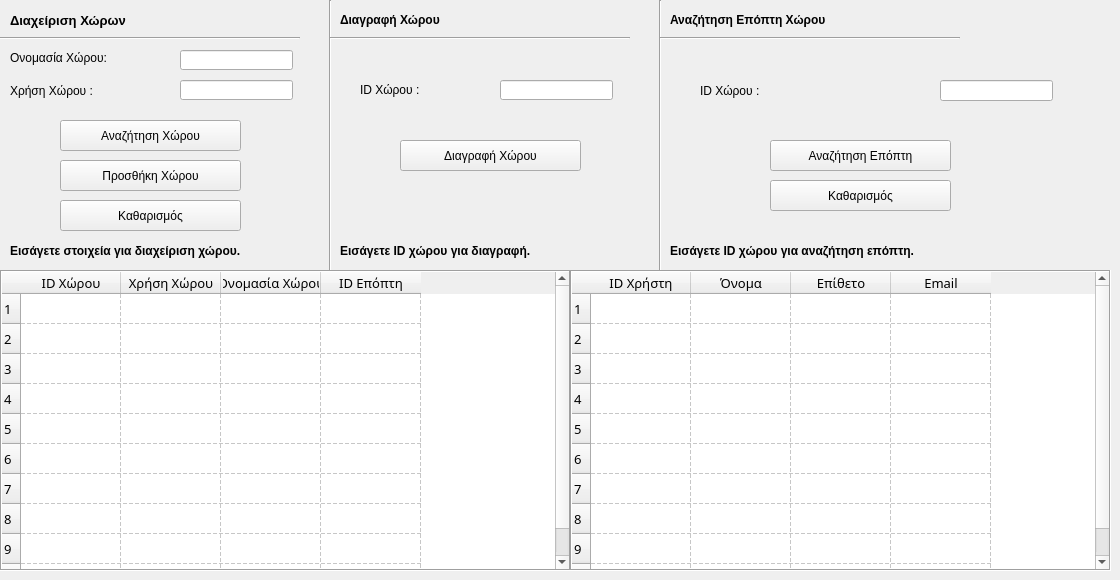
    <widget class="QWidget" name="areas">
     <attribute name="title">
      <string>Διαχείριση Χώρων</string>
     </attribute>
     <widget class="QTableWidget" name="areas_table">
      <property name="geometry">
       <rect>
        <x>0</x>
        <y>270</y>
        <width>571</width>
        <height>301</height>
       </rect>
      </property>
      <property name="sizePolicy">
       <sizepolicy hsizetype="Expanding" vsizetype="Expanding">
        <horstretch>0</horstretch>
        <verstretch>0</verstretch>
       </sizepolicy>
      </property>
      <property name="font">
       <font>
        <family>Myriad Pro Light</family>
        <pointsize>10</pointsize>
        <weight>50</weight>
        <bold>false</bold>
       </font>
      </property>
      <property name="focusPolicy">
       <enum>Qt::ClickFocus</enum>
      </property>
      <property name="frameShape">
       <enum>QFrame::Box</enum>
      </property>
      <property name="sizeAdjustPolicy">
       <enum>QAbstractScrollArea::AdjustToContents</enum>
      </property>
      <property name="autoScroll">
       <bool>false</bool>
      </property>
      <property name="editTriggers">
       <set>QAbstractItemView::NoEditTriggers</set>
      </property>
      <property name="selectionMode">
       <enum>QAbstractItemView::NoSelection</enum>
      </property>
      <property name="selectionBehavior">
       <enum>QAbstractItemView::SelectRows</enum>
      </property>
      <property name="showGrid">
       <bool>true</bool>
      </property>
      <property name="gridStyle">
       <enum>Qt::DashLine</enum>
      </property>
      <property name="wordWrap">
       <bool>true</bool>
      </property>
      <property name="rowCount">
       <number>10</number>
      </property>
      <row/>
      <row/>
      <row/>
      <row/>
      <row/>
      <row/>
      <row/>
      <row/>
      <row/>
      <row/>
      <column>
       <property name="text">
        <string>ID Χώρου</string>
       </property>
      </column>
      <column>
       <property name="text">
        <string>Χρήση Χώρου</string>
       </property>
      </column>
      <column>
       <property name="text">
        <string>Ονομασία Χώρου</string>
       </property>
      </column>
      <column>
       <property name="text">
        <string>ID Επόπτη</string>
       </property>
      </column>
     </widget>
     <widget class="QLabel" name="areas_management_label">
      <property name="geometry">
       <rect>
        <x>10</x>
        <y>10</y>
        <width>171</width>
        <height>20</height>
       </rect>
      </property>
      <property name="font">
       <font>
        <pointsize>10</pointsize>
        <weight>75</weight>
        <bold>true</bold>
        <underline>false</underline>
       </font>
      </property>
      <property name="text">
       <string>Διαχείριση Χώρων</string>
      </property>
     </widget>
     <widget class="Line" name="line_7">
      <property name="geometry">
       <rect>
        <x>0</x>
        <y>30</y>
        <width>300</width>
        <height>16</height>
       </rect>
      </property>
      <property name="orientation">
       <enum>Qt::Horizontal</enum>
      </property>
     </widget>
     <widget class="QLabel" name="areas_management_area_name_label">
      <property name="geometry">
       <rect>
        <x>10</x>
        <y>50</y>
        <width>151</width>
        <height>16</height>
       </rect>
      </property>
      <property name="text">
       <string>Ονομασία Χώρου:</string>
      </property>
     </widget>
     <widget class="QLabel" name="areas_management_useofarea_label">
      <property name="geometry">
       <rect>
        <x>10</x>
        <y>80</y>
        <width>121</width>
        <height>21</height>
       </rect>
      </property>
      <property name="text">
       <string>Χρήση Χώρου :</string>
      </property>
     </widget>
     <widget class="QLabel" name="label_3">
      <property name="geometry">
       <rect>
        <x>10</x>
        <y>100</y>
        <width>47</width>
        <height>13</height>
       </rect>
      </property>
      <property name="text">
       <string/>
      </property>
     </widget>
     <widget class="QLineEdit" name="areas_management_area_name_input">
      <property name="geometry">
       <rect>
        <x>180</x>
        <y>50</y>
        <width>113</width>
        <height>20</height>
       </rect>
      </property>
     </widget>
     <widget class="QLineEdit" name="areas_management_area_use_input">
      <property name="geometry">
       <rect>
        <x>180</x>
        <y>80</y>
        <width>113</width>
        <height>20</height>
       </rect>
      </property>
     </widget>
     <widget class="QPushButton" name="areas_search_button">
      <property name="geometry">
       <rect>
        <x>60</x>
        <y>120</y>
        <width>181</width>
        <height>31</height>
       </rect>
      </property>
      <property name="text">
       <string>Αναζήτηση Χώρου</string>
      </property>
     </widget>
     <widget class="QPushButton" name="areas_insert_button">
      <property name="geometry">
       <rect>
        <x>60</x>
        <y>160</y>
        <width>181</width>
        <height>31</height>
       </rect>
      </property>
      <property name="text">
       <string>Προσθήκη Χώρου</string>
      </property>
     </widget>
     <widget class="QLabel" name="area_delete_label">
      <property name="geometry">
       <rect>
        <x>340</x>
        <y>10</y>
        <width>321</width>
        <height>20</height>
       </rect>
      </property>
      <property name="font">
       <font>
        <weight>75</weight>
        <bold>true</bold>
       </font>
      </property>
      <property name="text">
       <string>Διαγραφή Χώρου</string>
      </property>
     </widget>
     <widget class="Line" name="line_8">
      <property name="geometry">
       <rect>
        <x>320</x>
        <y>0</y>
        <width>20</width>
        <height>271</height>
       </rect>
      </property>
      <property name="orientation">
       <enum>Qt::Vertical</enum>
      </property>
     </widget>
     <widget class="Line" name="line_9">
      <property name="geometry">
       <rect>
        <x>330</x>
        <y>30</y>
        <width>300</width>
        <height>16</height>
       </rect>
      </property>
      <property name="orientation">
       <enum>Qt::Horizontal</enum>
      </property>
     </widget>
     <widget class="QLabel" name="area_delete_id_label">
      <property name="geometry">
       <rect>
        <x>360</x>
        <y>80</y>
        <width>91</width>
        <height>20</height>
       </rect>
      </property>
      <property name="text">
       <string>ID Χώρου :</string>
      </property>
     </widget>
     <widget class="QLineEdit" name="area_delete_id_input">
      <property name="geometry">
       <rect>
        <x>500</x>
        <y>80</y>
        <width>113</width>
        <height>20</height>
       </rect>
      </property>
     </widget>
     <widget class="QPushButton" name="area_delete_button">
      <property name="geometry">
       <rect>
        <x>400</x>
        <y>140</y>
        <width>181</width>
        <height>31</height>
       </rect>
      </property>
      <property name="text">
       <string>Διαγραφή Χώρου</string>
      </property>
     </widget>
     <widget class="Line" name="line_10">
      <property name="geometry">
       <rect>
        <x>650</x>
        <y>0</y>
        <width>20</width>
        <height>271</height>
       </rect>
      </property>
      <property name="orientation">
       <enum>Qt::Vertical</enum>
      </property>
     </widget>
     <widget class="Line" name="line_11">
      <property name="geometry">
       <rect>
        <x>660</x>
        <y>30</y>
        <width>300</width>
        <height>16</height>
       </rect>
      </property>
      <property name="orientation">
       <enum>Qt::Horizontal</enum>
      </property>
     </widget>
     <widget class="QLabel" name="area_supervisor_search_label">
      <property name="geometry">
       <rect>
        <x>670</x>
        <y>10</y>
        <width>321</width>
        <height>20</height>
       </rect>
      </property>
      <property name="font">
       <font>
        <weight>75</weight>
        <bold>true</bold>
       </font>
      </property>
      <property name="text">
       <string>Αναζήτηση Επόπτη Χώρου</string>
      </property>
     </widget>
     <widget class="QLabel" name="area_supervisor_id_search_label">
      <property name="geometry">
       <rect>
        <x>700</x>
        <y>80</y>
        <width>111</width>
        <height>21</height>
       </rect>
      </property>
      <property name="text">
       <string>ID Χώρου :</string>
      </property>
     </widget>
     <widget class="QLineEdit" name="area_supervisor_id_input">
      <property name="geometry">
       <rect>
        <x>940</x>
        <y>80</y>
        <width>113</width>
        <height>21</height>
       </rect>
      </property>
     </widget>
     <widget class="QPushButton" name="area_supervisor_search_button">
      <property name="geometry">
       <rect>
        <x>770</x>
        <y>140</y>
        <width>181</width>
        <height>31</height>
       </rect>
      </property>
      <property name="text">
       <string>Αναζήτηση Επόπτη</string>
      </property>
     </widget>
     <widget class="QTableWidget" name="area_supervisor_table">
      <property name="geometry">
       <rect>
        <x>570</x>
        <y>270</y>
        <width>541</width>
        <height>301</height>
       </rect>
      </property>
      <property name="font">
       <font>
        <family>Myriad Pro Light</family>
        <pointsize>10</pointsize>
       </font>
      </property>
      <property name="focusPolicy">
       <enum>Qt::ClickFocus</enum>
      </property>
      <property name="frameShape">
       <enum>QFrame::Box</enum>
      </property>
      <property name="sizeAdjustPolicy">
       <enum>QAbstractScrollArea::AdjustToContents</enum>
      </property>
      <property name="autoScroll">
       <bool>false</bool>
      </property>
      <property name="editTriggers">
       <set>QAbstractItemView::NoEditTriggers</set>
      </property>
      <property name="selectionMode">
       <enum>QAbstractItemView::NoSelection</enum>
      </property>
      <property name="selectionBehavior">
       <enum>QAbstractItemView::SelectRows</enum>
      </property>
      <property name="gridStyle">
       <enum>Qt::DashLine</enum>
      </property>
      <property name="rowCount">
       <number>10</number>
      </property>
      <row/>
      <row/>
      <row/>
      <row/>
      <row/>
      <row/>
      <row/>
      <row/>
      <row/>
      <row/>
      <column>
       <property name="text">
        <string>ID Χρήστη</string>
       </property>
      </column>
      <column>
       <property name="text">
        <string>Όνομα</string>
       </property>
      </column>
      <column>
       <property name="text">
        <string>Επίθετο</string>
       </property>
      </column>
      <column>
       <property name="text">
        <string>Email</string>
       </property>
      </column>
     </widget>
     <widget class="QPushButton" name="areas_clearsearch_button">
      <property name="geometry">
       <rect>
        <x>60</x>
        <y>200</y>
        <width>181</width>
        <height>31</height>
       </rect>
      </property>
      <property name="text">
       <string>Καθαρισμός</string>
      </property>
     </widget>
     <widget class="QPushButton" name="supervisor_clearsearch_button">
      <property name="geometry">
       <rect>
        <x>770</x>
        <y>180</y>
        <width>181</width>
        <height>31</height>
       </rect>
      </property>
      <property name="text">
       <string>Καθαρισμός</string>
      </property>
     </widget>
     <widget class="QLabel" name="label">
      <property name="geometry">
       <rect>
        <x>10</x>
        <y>240</y>
        <width>301</width>
        <height>21</height>
       </rect>
      </property>
      <property name="font">
       <font>
        <pointsize>9</pointsize>
        <weight>75</weight>
        <bold>true</bold>
       </font>
      </property>
      <property name="text">
       <string>Εισάγετε στοιχεία για διαχείριση χώρου.</string>
      </property>
     </widget>
     <widget class="QLabel" name="label_2">
      <property name="geometry">
       <rect>
        <x>340</x>
        <y>240</y>
        <width>301</width>
        <height>21</height>
       </rect>
      </property>
      <property name="font">
       <font>
        <pointsize>9</pointsize>
        <weight>75</weight>
        <bold>true</bold>
       </font>
      </property>
      <property name="text">
       <string>Εισάγετε ID χώρου για διαγραφή.</string>
      </property>
     </widget>
     <widget class="QLabel" name="label_4">
      <property name="geometry">
       <rect>
        <x>670</x>
        <y>240</y>
        <width>391</width>
        <height>21</height>
       </rect>
      </property>
      <property name="font">
       <font>
        <pointsize>9</pointsize>
        <weight>75</weight>
        <bold>true</bold>
       </font>
      </property>
      <property name="text">
       <string>Εισάγετε ID χώρου για αναζήτηση επόπτη.</string>
      </property>
     </widget>
    </widget>
